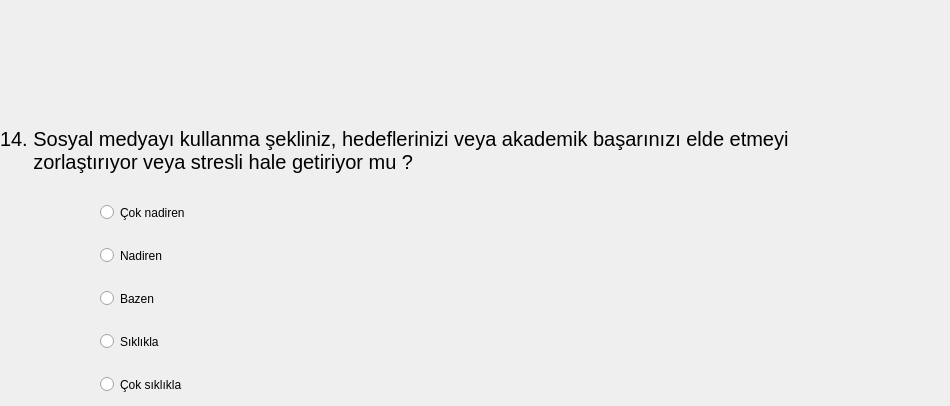
   <widget class="QWidget" name="tab_14">
    <attribute name="title">
     <string>Page</string>
    </attribute>
    <widget class="QLabel" name="label_Q10_2">
     <property name="geometry">
      <rect>
       <x>0</x>
       <y>100</y>
       <width>941</width>
       <height>101</height>
      </rect>
     </property>
     <property name="font">
      <font>
       <pointsize>15</pointsize>
      </font>
     </property>
     <property name="text">
      <string>14. Sosyal medyayı kullanma şekliniz, hedeflerinizi veya akademik başarınızı elde etmeyi 
      zorlaştırıyor veya stresli hale getiriyor mu ?</string>
     </property>
    </widget>
    <widget class="QRadioButton" name="A1_radioButton_Q10">
     <property name="geometry">
      <rect>
       <x>100</x>
       <y>200</y>
       <width>115</width>
       <height>25</height>
      </rect>
     </property>
     <property name="text">
      <string>Çok nadiren </string>
     </property>
    </widget>
    <widget class="QRadioButton" name="A2_radioButton_Q10">
     <property name="geometry">
      <rect>
       <x>100</x>
       <y>243</y>
       <width>80</width>
       <height>25</height>
      </rect>
     </property>
     <property name="text">
      <string>Nadiren</string>
     </property>
    </widget>
    <widget class="QRadioButton" name="A3_radioButton_Q10">
     <property name="geometry">
      <rect>
       <x>100</x>
       <y>286</y>
       <width>68</width>
       <height>25</height>
      </rect>
     </property>
     <property name="text">
      <string>Bazen</string>
     </property>
    </widget>
    <widget class="QRadioButton" name="A4_radioButton_Q10">
     <property name="geometry">
      <rect>
       <x>100</x>
       <y>329</y>
       <width>73</width>
       <height>25</height>
      </rect>
     </property>
     <property name="text">
      <string>Sıklıkla</string>
     </property>
    </widget>
    <widget class="QRadioButton" name="A5_radioButton_Q10">
     <property name="geometry">
      <rect>
       <x>100</x>
       <y>372</y>
       <width>104</width>
       <height>25</height>
      </rect>
     </property>
     <property name="text">
      <string>Çok sıklıkla</string>
     </property>
    </widget>
   </widget>
